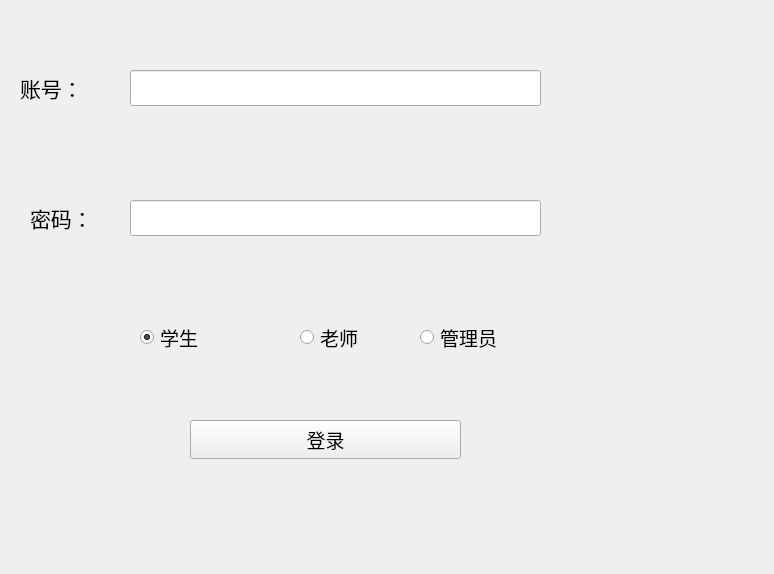
<?xml version="1.0" encoding="UTF-8"?>
<ui version="4.0">
 <class>Widget</class>
 <widget class="QWidget" name="Widget">
  <property name="geometry">
   <rect>
    <x>0</x>
    <y>0</y>
    <width>774</width>
    <height>574</height>
   </rect>
  </property>
  <property name="windowTitle">
   <string>Widget</string>
  </property>
  <widget class="QLabel" name="label_2">
   <property name="geometry">
    <rect>
     <x>30</x>
     <y>200</y>
     <width>81</width>
     <height>35</height>
    </rect>
   </property>
   <property name="font">
    <font>
     <family>微软雅黑</family>
     <pointsize>16</pointsize>
    </font>
   </property>
   <property name="text">
    <string>密码：</string>
   </property>
  </widget>
  <widget class="QRadioButton" name="rbtn_tch">
   <property name="geometry">
    <rect>
     <x>300</x>
     <y>320</y>
     <width>73</width>
     <height>34</height>
    </rect>
   </property>
   <property name="maximumSize">
    <size>
     <width>561</width>
     <height>34</height>
    </size>
   </property>
   <property name="font">
    <font>
     <family>微软雅黑</family>
     <pointsize>14</pointsize>
    </font>
   </property>
   <property name="text">
    <string>老师</string>
   </property>
   <attribute name="buttonGroup">
    <string notr="true">buttonGroup</string>
   </attribute>
  </widget>
  <widget class="QRadioButton" name="rbtn_stu">
   <property name="geometry">
    <rect>
     <x>140</x>
     <y>320</y>
     <width>73</width>
     <height>34</height>
    </rect>
   </property>
   <property name="font">
    <font>
     <family>微软雅黑</family>
     <pointsize>14</pointsize>
    </font>
   </property>
   <property name="text">
    <string>学生</string>
   </property>
   <property name="checked">
    <bool>true</bool>
   </property>
   <attribute name="buttonGroup">
    <string notr="true">buttonGroup</string>
   </attribute>
  </widget>
  <widget class="QRadioButton" name="rbtn_admin">
   <property name="geometry">
    <rect>
     <x>420</x>
     <y>320</y>
     <width>96</width>
     <height>34</height>
    </rect>
   </property>
   <property name="font">
    <font>
     <family>微软雅黑</family>
     <pointsize>14</pointsize>
    </font>
   </property>
   <property name="text">
    <string>管理员</string>
   </property>
   <attribute name="buttonGroup">
    <string notr="true">buttonGroup</string>
   </attribute>
  </widget>
  <widget class="QLabel" name="label">
   <property name="geometry">
    <rect>
     <x>20</x>
     <y>70</y>
     <width>81</width>
     <height>35</height>
    </rect>
   </property>
   <property name="font">
    <font>
     <family>微软雅黑</family>
     <pointsize>16</pointsize>
    </font>
   </property>
   <property name="text">
    <string>账号：</string>
   </property>
  </widget>
  <widget class="QPushButton" name="pbtn_login">
   <property name="geometry">
    <rect>
     <x>190</x>
     <y>420</y>
     <width>271</width>
     <height>39</height>
    </rect>
   </property>
   <property name="font">
    <font>
     <family>微软雅黑</family>
     <pointsize>14</pointsize>
    </font>
   </property>
   <property name="text">
    <string>登录</string>
   </property>
  </widget>
  <widget class="QLineEdit" name="le_pwd">
   <property name="geometry">
    <rect>
     <x>130</x>
     <y>200</y>
     <width>411</width>
     <height>36</height>
    </rect>
   </property>
   <property name="font">
    <font>
     <family>微软雅黑</family>
     <pointsize>14</pointsize>
    </font>
   </property>
   <property name="text">
    <string extracomment="请输入密码"/>
   </property>
   <property name="echoMode">
    <enum>QLineEdit::Password</enum>
   </property>
   <property name="placeholderText">
    <string/>
   </property>
  </widget>
  <widget class="QLineEdit" name="le_acc">
   <property name="geometry">
    <rect>
     <x>130</x>
     <y>70</y>
     <width>411</width>
     <height>36</height>
    </rect>
   </property>
   <property name="font">
    <font>
     <family>微软雅黑</family>
     <pointsize>14</pointsize>
    </font>
   </property>
   <property name="layoutDirection">
    <enum>Qt::LeftToRight</enum>
   </property>
   <property name="text">
    <string extracomment="请输入账号"/>
   </property>
   <property name="placeholderText">
    <string/>
   </property>
  </widget>
 </widget>
 <layoutdefault spacing="6" margin="11"/>
 <resources/>
 <connections/>
 <buttongroups>
  <buttongroup name="buttonGroup"/>
 </buttongroups>
</ui>
